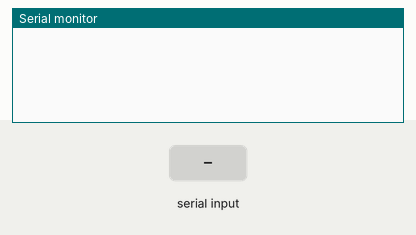
Simulated run of this sketch. Board: Arduino Leonardo, built with avr-gcc and run on an emulated ATmega32U4. Parts: the last lines printed to the serial monitor. Inputs (shaded band) come from the test bench. USB keyboard and mouse output is not drawn.

Above: at 1.2 s.
1.3 s: "1\n" received over the second serial link
At 1.8 s:
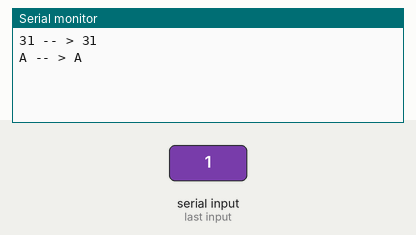
2.8 s: "0\n" received over the second serial link
At 4.0 s:
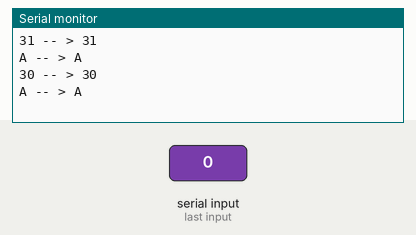
4.3 s: "2\n" received over the second serial link
At 5.3 s:
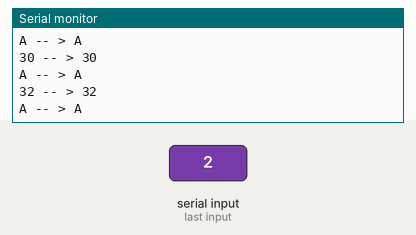

Measured:
- after the input at 1.3 s, the serial monitor: prints a new line at once (image 1)
- after the input at 2.8 s, the serial monitor: prints a new line at once (image 2)
- after the input at 4.3 s, the serial monitor: prints a new line at once (image 3)

The sketch:

videowritter.ino
```cpp
#include <Keyboard.h>

char ascii_to_scan[255];
char macros[128][8];

char ctrl_state = 0;
char alt_state = 0;
char sendable_key = 0;

void setup(){
  Serial.begin(9600);
  Serial1.begin(9600);

  //Define special keys
  ascii_to_scan[0xC4] = KEY_BACKSPACE;
  ascii_to_scan[0xC2] = KEY_TAB;
  ascii_to_scan[0xC0] = '`';        //delete
  ascii_to_scan[0x91] = KEY_CAPS_LOCK;  //Gotta remap this into a layer lock(maybe control?)
  ascii_to_scan[0x92] = KEY_LEFT_CTRL;  //(insert) This will fucking suck to deal with...
  ascii_to_scan[0xC6] = KEY_RETURN;
  ascii_to_scan[0xB0] = KEY_UP_ARROW;
  ascii_to_scan[0xB2] = KEY_DOWN_ARROW;
  ascii_to_scan[0xB4] = KEY_LEFT_ARROW;
  ascii_to_scan[0xB6] = KEY_RIGHT_ARROW;

  ascii_to_scan[0xA8] = KEY_ESC;          //DO key
  ascii_to_scan[0x96] = KEY_HOME;         //Menu key
  ascii_to_scan[0x98] = KEY_PAGE_UP;      //Print key
  ascii_to_scan[0xAA] = KEY_END;          //Help key
  ascii_to_scan[0xAC] = KEY_PAGE_DOWN;    //Undo key

  ascii_to_scan[0x94] = KEY_ESC;//KEY_F1;  //STYLE
  ascii_to_scan[0x9E] = KEY_F2;  //CENTER
  ascii_to_scan[0x9C] = KEY_F3;  //PAGE
  ascii_to_scan[0xB8] = KEY_F4;  //FIND
  ascii_to_scan[0x9A] = KEY_F5;  //SPELL
  ascii_to_scan[0xA4] = KEY_F6;  //MOVE
  ascii_to_scan[0xA2] = KEY_F7;  //COPY
  ascii_to_scan[0xA0] = KEY_F8;  //SPLIT
  ascii_to_scan[0xA6] = KEY_F9;  //GOTO

  ascii_to_scan[0xC1] = '~';      //. + DELETE
  //. + TAB
  ascii_to_scan[0xC5] = KEY_DELETE;   //. + BACK SPACE
  //. + MENU
  //. + STYLE
  //. + SPELL
  //. + Up
  //. + Down
  //. + Left
  //. + Right
  ascii_to_scan[0xAB] = '|';     //. + HELP

  //Define macros: these are hooked to Caps Lock mode
  set_macro(0x17, (const char[]) {KEY_ESC, ':', 'w', KEY_RETURN, 0, 0, 0, 0});
  set_macro(0x11, (const char[]) {KEY_ESC, ':', 'q', KEY_RETURN, 0, 0, 0, 0});

  Keyboard.begin();
}

void loop(){
   if(Serial1.available()){
    unsigned char val = Serial1.read();
    sendable_key = 1;

    Serial.print(val, HEX);
    Serial.print(" -- > ");

    //Update control lock
    if(val == 0xA8){
      sendable_key = 0;

      if(ctrl_state == 0){
        ctrl_state = 1;
        Keyboard.press(KEY_LEFT_CTRL);
      }else{
        ctrl_state = 0;
        Keyboard.release(KEY_LEFT_CTRL);
      }
    }

    //Update alt lock
    if(val == 0x92){
      sendable_key = 0;

      if(alt_state == 0){
        alt_state = 1;
        Keyboard.press(KEY_LEFT_ALT);
      }else{
        alt_state = 0;
        Keyboard.release(KEY_LEFT_ALT);
      }
    }

    //Do translation if outside of alpha-numeric block
    if(val >= 126){
      val = ascii_to_scan[val];
    }else if(val < 32){ //Do macros
      sendable_key = 0; //Disable sending the char normally

      int i = 0;
      while(macros[val][i] != 0 && i < 8){
        Keyboard.write(macros[val][i]);
        Serial.print(macros[val][i], HEX);
        i++;
      }
    }

    //Press control if lock is on
    if(ctrl_state != 0){
      //Keyboard.press(KEY_LEFT_CTRL);
      //Serial.print("CTRL ");
    }

    //Press alt if lock is on
    if(alt_state != 0){
      //Keyboard.press(KEY_LEFT_ALT);
      //Serial.print("ALT ");
    }

    //Check if we have an actual key press to send
    if(sendable_key == 1){
      Keyboard.press(val);
      Keyboard.release(val);
    }

    Serial.print(val, HEX);
    Serial.print("\n");
  }
}

void set_macro(int val, const char macro[8]){
  for(int i = 0; i < 8; i++){
    macros[val][i] = macro[i];
  }
}
```
